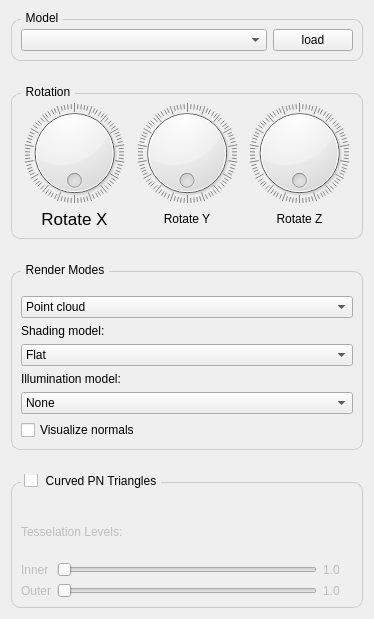
<?xml version="1.0" encoding="UTF-8"?>
<ui version="4.0">
 <class>Sidebar</class>
 <widget class="QWidget" name="Sidebar">
  <property name="geometry">
   <rect>
    <x>0</x>
    <y>0</y>
    <width>374</width>
    <height>619</height>
   </rect>
  </property>
  <property name="sizePolicy">
   <sizepolicy hsizetype="Fixed" vsizetype="Fixed">
    <horstretch>0</horstretch>
    <verstretch>0</verstretch>
   </sizepolicy>
  </property>
  <property name="minimumSize">
   <size>
    <width>374</width>
    <height>0</height>
   </size>
  </property>
  <property name="maximumSize">
   <size>
    <width>374</width>
    <height>16777215</height>
   </size>
  </property>
  <property name="windowTitle">
   <string>Form</string>
  </property>
  <property name="layoutDirection">
   <enum>Qt::LeftToRight</enum>
  </property>
  <layout class="QVBoxLayout" name="sidebarUiLayout" stretch="0,0,0,0">
   <property name="spacing">
    <number>24</number>
   </property>
   <property name="sizeConstraint">
    <enum>QLayout::SetDefaultConstraint</enum>
   </property>
   <item>
    <widget class="QGroupBox" name="modelUi">
     <property name="sizePolicy">
      <sizepolicy hsizetype="Preferred" vsizetype="Fixed">
       <horstretch>0</horstretch>
       <verstretch>0</verstretch>
      </sizepolicy>
     </property>
     <property name="styleSheet">
      <string notr="true">QGroupBox {
    border: 1px solid #CCCCCC;
    border-radius: 9px;
    margin-top: 8px;
}

QGroupBox::title {
    subcontrol-origin: margin;
    left: 10px;
    padding: 0 3px 0 3px;
}</string>
     </property>
     <property name="title">
      <string>Model</string>
     </property>
     <layout class="QGridLayout" name="modelUiLayout">
      <item row="0" column="2">
       <widget class="QPushButton" name="loadModelButton">
        <property name="sizePolicy">
         <sizepolicy hsizetype="Fixed" vsizetype="Fixed">
          <horstretch>0</horstretch>
          <verstretch>0</verstretch>
         </sizepolicy>
        </property>
        <property name="text">
         <string>load</string>
        </property>
       </widget>
      </item>
      <item row="0" column="1">
       <widget class="QComboBox" name="modelComboBox"/>
      </item>
     </layout>
    </widget>
   </item>
   <item>
    <widget class="QGroupBox" name="rotateUi">
     <property name="sizePolicy">
      <sizepolicy hsizetype="Preferred" vsizetype="Fixed">
       <horstretch>0</horstretch>
       <verstretch>0</verstretch>
      </sizepolicy>
     </property>
     <property name="styleSheet">
      <string notr="true">QGroupBox {
    border: 1px solid #CCCCCC;
    border-radius: 9px;
    margin-top: 8px;
}

QGroupBox::title {
    subcontrol-origin: margin;
    left: 10px;
    padding: 0 3px 0 3px;
}</string>
     </property>
     <property name="title">
      <string>Rotation</string>
     </property>
     <layout class="QGridLayout" name="rotationUiLayout">
      <item row="0" column="2">
       <widget class="QDial" name="yDial">
        <property name="sizePolicy">
         <sizepolicy hsizetype="Preferred" vsizetype="Preferred">
          <horstretch>0</horstretch>
          <verstretch>0</verstretch>
         </sizepolicy>
        </property>
        <property name="maximum">
         <number>359</number>
        </property>
        <property name="wrapping">
         <bool>true</bool>
        </property>
        <property name="notchesVisible">
         <bool>true</bool>
        </property>
       </widget>
      </item>
      <item row="1" column="3">
       <widget class="QLabel" name="zDialLabel">
        <property name="text">
         <string>Rotate Z</string>
        </property>
        <property name="alignment">
         <set>Qt::AlignCenter</set>
        </property>
        <property name="buddy">
         <cstring>zDial</cstring>
        </property>
       </widget>
      </item>
      <item row="1" column="0">
       <widget class="QLabel" name="xDialLabel">
        <property name="font">
         <font>
          <pointsize>13</pointsize>
         </font>
        </property>
        <property name="layoutDirection">
         <enum>Qt::LeftToRight</enum>
        </property>
        <property name="text">
         <string>Rotate X</string>
        </property>
        <property name="alignment">
         <set>Qt::AlignCenter</set>
        </property>
        <property name="buddy">
         <cstring>xDial</cstring>
        </property>
       </widget>
      </item>
      <item row="0" column="0">
       <widget class="QDial" name="xDial">
        <property name="sizePolicy">
         <sizepolicy hsizetype="Preferred" vsizetype="Preferred">
          <horstretch>0</horstretch>
          <verstretch>0</verstretch>
         </sizepolicy>
        </property>
        <property name="maximum">
         <number>359</number>
        </property>
        <property name="tracking">
         <bool>true</bool>
        </property>
        <property name="wrapping">
         <bool>true</bool>
        </property>
        <property name="notchesVisible">
         <bool>true</bool>
        </property>
       </widget>
      </item>
      <item row="0" column="3">
       <widget class="QDial" name="zDial">
        <property name="maximum">
         <number>359</number>
        </property>
        <property name="pageStep">
         <number>10</number>
        </property>
        <property name="orientation">
         <enum>Qt::Horizontal</enum>
        </property>
        <property name="wrapping">
         <bool>true</bool>
        </property>
        <property name="notchesVisible">
         <bool>true</bool>
        </property>
       </widget>
      </item>
      <item row="1" column="2">
       <widget class="QLabel" name="yDialLabel">
        <property name="text">
         <string>Rotate Y</string>
        </property>
        <property name="textFormat">
         <enum>Qt::AutoText</enum>
        </property>
        <property name="alignment">
         <set>Qt::AlignCenter</set>
        </property>
        <property name="buddy">
         <cstring>yDial</cstring>
        </property>
       </widget>
      </item>
     </layout>
    </widget>
   </item>
   <item>
    <widget class="QGroupBox" name="renderUi">
     <property name="sizePolicy">
      <sizepolicy hsizetype="Preferred" vsizetype="Fixed">
       <horstretch>0</horstretch>
       <verstretch>0</verstretch>
      </sizepolicy>
     </property>
     <property name="styleSheet">
      <string notr="true">QGroupBox {
    border: 1px solid #CCCCCC;
    border-radius: 9px;
    margin-top: 8px;
}

QGroupBox::title {
    subcontrol-origin: margin;
    left: 10px;
    padding: 0 3px 0 3px;
}</string>
     </property>
     <property name="title">
      <string>Render Modes</string>
     </property>
     <layout class="QVBoxLayout" name="renderUiLayout">
      <property name="topMargin">
       <number>24</number>
      </property>
      <item>
       <widget class="QComboBox" name="renderModeComboBox">
        <property name="sizePolicy">
         <sizepolicy hsizetype="Preferred" vsizetype="Fixed">
          <horstretch>0</horstretch>
          <verstretch>0</verstretch>
         </sizepolicy>
        </property>
        <item>
         <property name="text">
          <string>Point cloud</string>
         </property>
        </item>
        <item>
         <property name="text">
          <string>Wireframe</string>
         </property>
        </item>
        <item>
         <property name="text">
          <string>Surface</string>
         </property>
        </item>
       </widget>
      </item>
      <item>
       <widget class="QLabel" name="ShadingModeComboBoxLabel">
        <property name="enabled">
         <bool>true</bool>
        </property>
        <property name="text">
         <string>Shading model:</string>
        </property>
        <property name="buddy">
         <cstring>shadingModeComboBox</cstring>
        </property>
       </widget>
      </item>
      <item>
       <widget class="QComboBox" name="shadingModeComboBox">
        <item>
         <property name="text">
          <string>Flat</string>
         </property>
        </item>
        <item>
         <property name="text">
          <string>Phong</string>
         </property>
        </item>
        <item>
         <property name="text">
          <string>Gouraud</string>
         </property>
        </item>
       </widget>
      </item>
      <item>
       <widget class="QLabel" name="illuminationModeComboBoxLabel">
        <property name="text">
         <string>Illumination model:</string>
        </property>
        <property name="buddy">
         <cstring>illuminationModeComboBox</cstring>
        </property>
       </widget>
      </item>
      <item>
       <widget class="QComboBox" name="illuminationModeComboBox">
        <item>
         <property name="text">
          <string>None</string>
         </property>
        </item>
        <item>
         <property name="text">
          <string>Phong</string>
         </property>
        </item>
       </widget>
      </item>
      <item>
       <widget class="QCheckBox" name="visualizeNormalsCheckBox">
        <property name="text">
         <string>Visualize normals</string>
        </property>
       </widget>
      </item>
     </layout>
    </widget>
   </item>
   <item>
    <widget class="QGroupBox" name="pnTrianglesUi">
     <property name="styleSheet">
      <string notr="true">QGroupBox {
    border: 1px solid #CCCCCC;
    border-radius: 9px;
    margin-top: 8px;
}

QGroupBox::title {
    subcontrol-origin: margin;
    left: 10px;
    padding: 0 3px 0 3px;
}</string>
     </property>
     <property name="title">
      <string>Curved PN Triangles</string>
     </property>
     <property name="checkable">
      <bool>true</bool>
     </property>
     <property name="checked">
      <bool>false</bool>
     </property>
     <layout class="QGridLayout" name="gridLayout">
      <property name="topMargin">
       <number>24</number>
      </property>
      <item row="3" column="2">
       <widget class="QLabel" name="outerTessellationSliderLabel">
        <property name="minimumSize">
         <size>
          <width>30</width>
          <height>0</height>
         </size>
        </property>
        <property name="text">
         <string>1.0</string>
        </property>
        <property name="margin">
         <number>0</number>
        </property>
       </widget>
      </item>
      <item row="1" column="2">
       <widget class="QLabel" name="innerTessellationSliderLabel">
        <property name="minimumSize">
         <size>
          <width>30</width>
          <height>0</height>
         </size>
        </property>
        <property name="text">
         <string>1.0</string>
        </property>
        <property name="margin">
         <number>0</number>
        </property>
       </widget>
      </item>
      <item row="1" column="1">
       <widget class="QSlider" name="innerTessellationSlider">
        <property name="minimum">
         <number>1</number>
        </property>
        <property name="maximum">
         <number>25</number>
        </property>
        <property name="singleStep">
         <number>1</number>
        </property>
        <property name="orientation">
         <enum>Qt::Horizontal</enum>
        </property>
       </widget>
      </item>
      <item row="3" column="1">
       <widget class="QSlider" name="outerTessellationSlider">
        <property name="minimum">
         <number>1</number>
        </property>
        <property name="maximum">
         <number>25</number>
        </property>
        <property name="orientation">
         <enum>Qt::Horizontal</enum>
        </property>
       </widget>
      </item>
      <item row="1" column="0">
       <widget class="QLabel" name="innerTessellationLevelLabel">
        <property name="text">
         <string>Inner</string>
        </property>
       </widget>
      </item>
      <item row="3" column="0">
       <widget class="QLabel" name="outerTessellationLevelLabel">
        <property name="text">
         <string>Outer</string>
        </property>
       </widget>
      </item>
      <item row="0" column="0" colspan="3">
       <widget class="QLabel" name="tesselationLevelLabel">
        <property name="text">
         <string>Tesselation Levels:</string>
        </property>
       </widget>
      </item>
     </layout>
    </widget>
   </item>
  </layout>
 </widget>
 <resources/>
 <connections/>
</ui>
